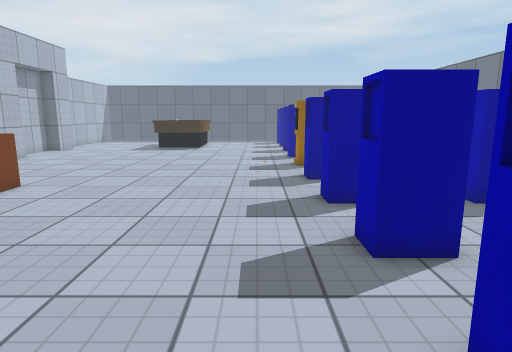
View 1 (above)

17 first-person views from a walk through a Unity game level. The camera is 1.3 m above the floor, tilts 10° down and sees 75° across. The floor is counted in squares, 0.5 m on a side. Each view is taken from the middle of a square. On the plan, view 1 faces up. The plan holds only what a view shows up to about 20 squares ahead; the rest is blank. The player is left out. Surface patterns are stand-ins for the level's own textures.

View 2
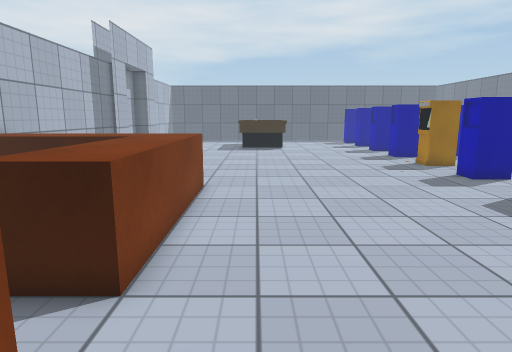

View 3
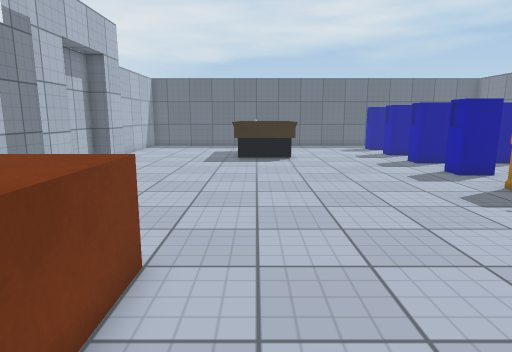

View 4
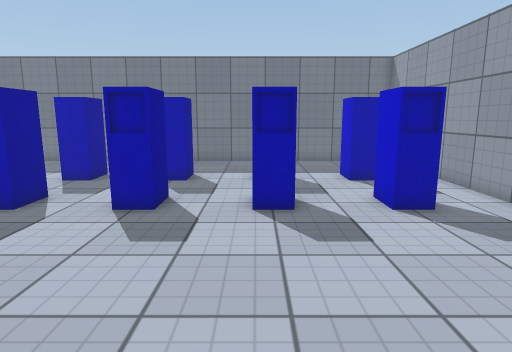

View 5
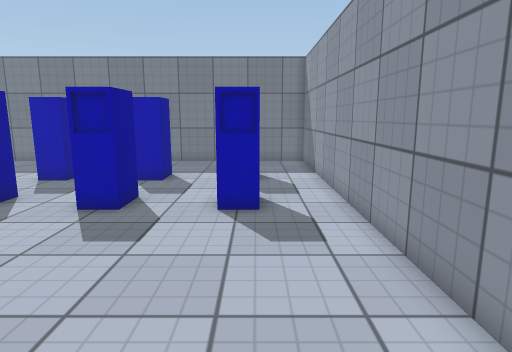

View 6
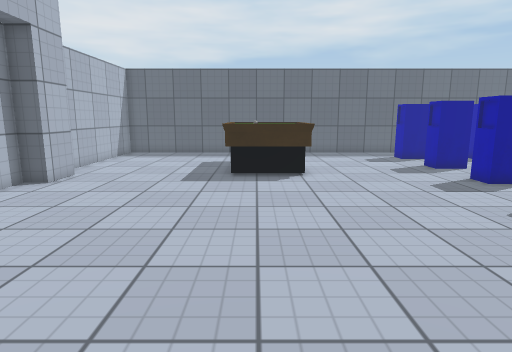

View 7
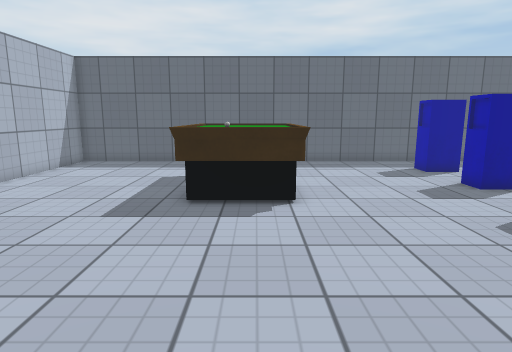

View 8
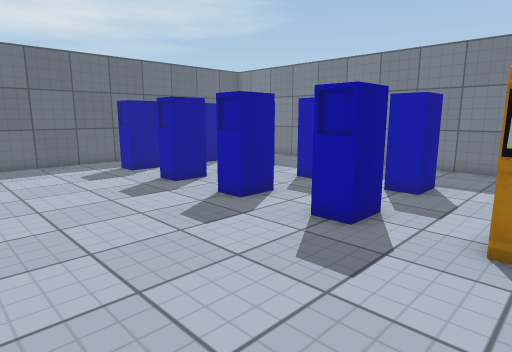

View 9
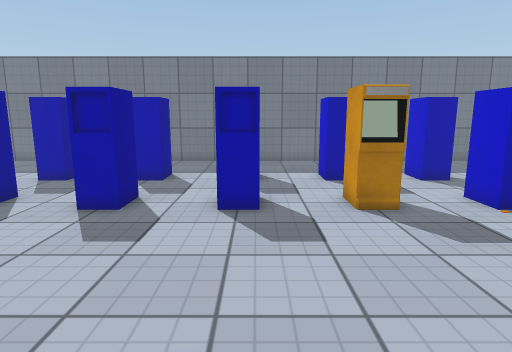

View 10
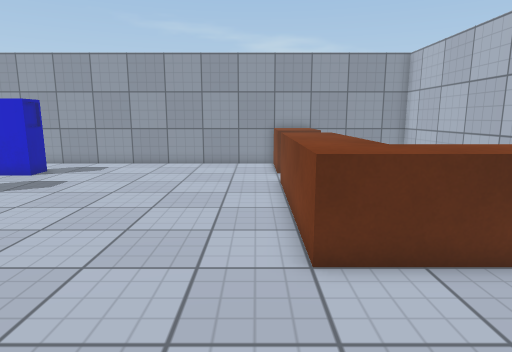

View 11
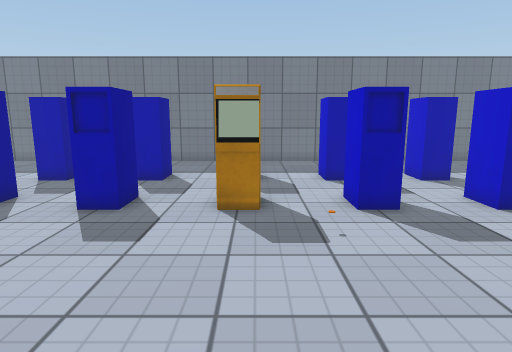

View 12
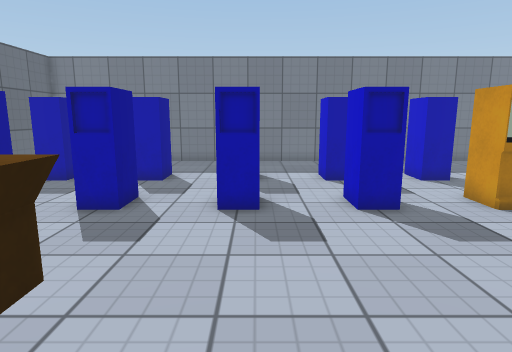

View 13
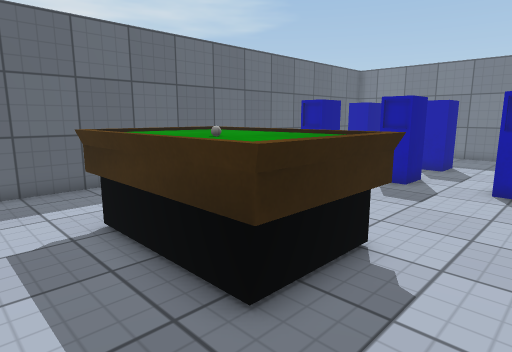

View 14
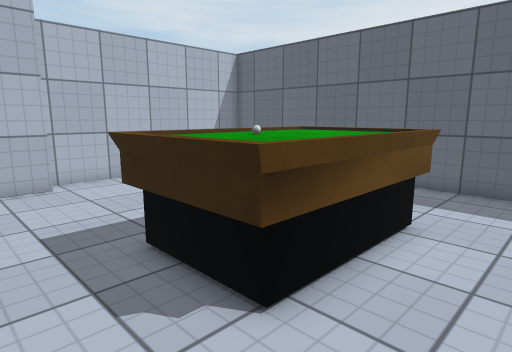

View 15
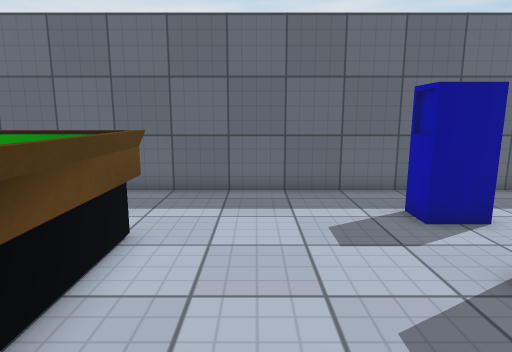

View 16
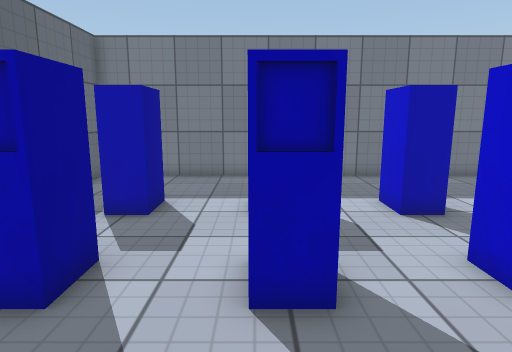

View 17
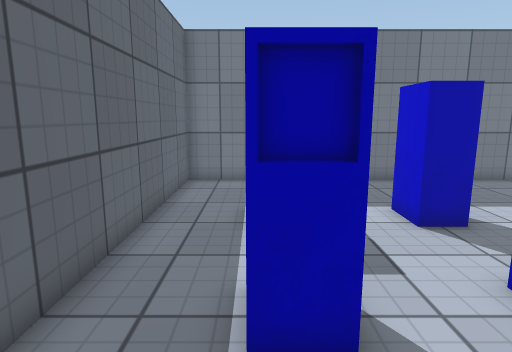

### Floor plan
Key: @ floor where view 1 was taken; # wall or solid block; . floor; ^ raised ledge; O other object.
Columns run from 16 left of view 1 to 13 right of it. Each row starts with its distance up from view 1.
 38 ##############################
 37 #............................#
 36 #............................#
 35 #.................#  ..# ....#
 34 #........  .......###..##....#
 33 #.......OOOOO................#
 32 #.......OOOOO................#
 31 #.......OOOOO.....#  ..##....#
 30 #.......OOOOO.....###..##....#
 29 #.......OOOOO................#
 28 ##......OOOOO................#
 27 ##......OOOO......###..##....#
 26 ##................###..##....#
 25 #............................#
 24 #............................#
 23 #.................###..##....#
 22 ##................###..##....#
 21 ##...........................#
 20 ##...........................#
 19 #  ...............OOO..##....#
 18 #  ...............OOO..# ....#
 17 #   .........................#
 16 #    ........................#
 15 #    .............###..##....#
 14 #   ..............###..##....#
 13 #   .......................  #
 12 ^^^^^^^^...................  #
 11  ^^^^^^^..........###..##....#
 10      ^^^..........###..##....#
  9      ^^^.....................#
  8      ^^^.....................#
  7 #    ^^^..........#  ..# ....#
  6 #    ^^^..........###..##....#
  5 #    ^^^.....................#
  4 #    ........................#
  3 #     ............###..##....#
  2 #    ^^^..........#  ..# ....#
  1 #     ^^.....................#
  0 #     ^^........@............#
 -1 ##############################

Where each view was taken, in squares from view 1:
view 1: 0 up, 0 right, facing up
view 2: 0 up, 7 left, facing up
view 3: 7 up, 7 left, facing up
view 4: 7 up, 7 left, facing right
view 5: 2 up, 7 left, facing right
view 6: 13 up, 7 left, facing up
view 7: 18 up, 6 left, facing up
view 8: 18 up, 5 left, facing up-right
view 9: 22 up, 7 left, facing right
view 10: 18 up, 8 left, facing down
view 11: 18 up, 7 left, facing right
view 12: 26 up, 7 left, facing right
view 13: 25 up, 11 left, facing up-right
view 14: 25 up, 2 left, facing up-left
view 15: 26 up, 2 left, facing up
view 16: 31 up, 2 left, facing right
view 17: 35 up, 1 left, facing right
